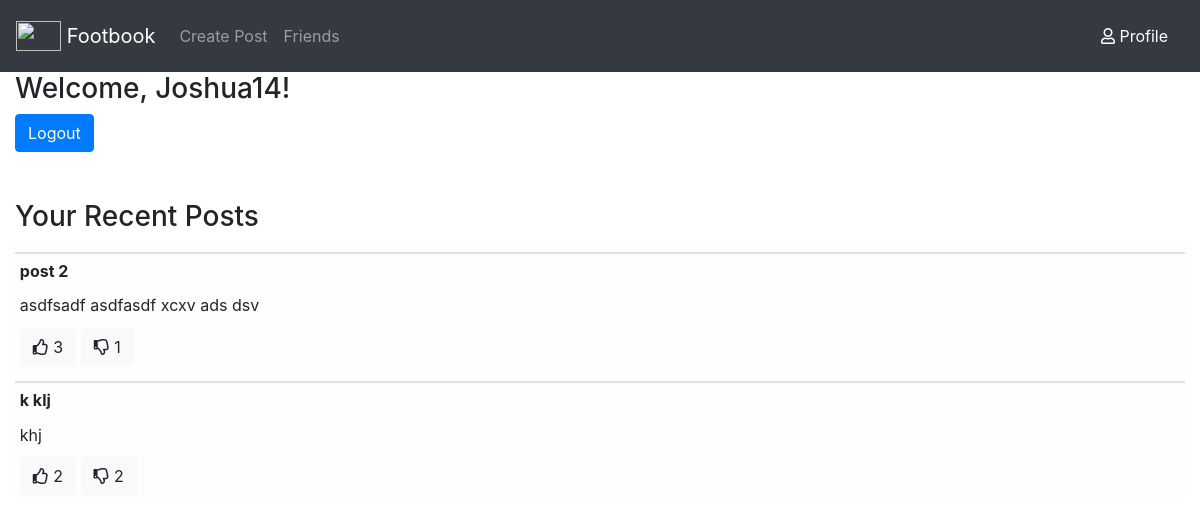
The app's page /profile (signed in) with its own data.
### app/models.py (models this page shows)
class User(UserMixin, db.Model):
    id = db.Column(db.Integer, primary_key=True) # primary keys are required by SQLAlchemy
    email = db.Column(db.String(100), unique=True, nullable=False)
    username = db.Column(db.String(1000), nullable=False)
    password = db.Column(db.String(100), nullable=False)
    team = db.Column(db.String(1000), nullable=False)
    posts = db.relationship('Post', backref='user', lazy='joined')
    friends =  db.relationship(
                    'User',secondary=Friends,
                    primaryjoin=Friends.c.user_id1==id,
                    secondaryjoin=Friends.c.user_id2==id)

class Post(db.Model):
    id = db.Column(db.Integer, primary_key=True) #primary key
    title = db.Column(db.String(200), nullable=False) #string max char length 200
    description = db.Column(db.String(1000), nullable=False) #string max char length 1000
    likes = db.relationship('User', secondary=Likes, backref='liked')
    dislikes = db.relationship('User', secondary=Dislikes, backref='disliked')
    user_id = db.Column(db.Integer, db.ForeignKey('user.id'),nullable=False)

### app/views.py (the view, shortened to what this page needs)
@app.route('/profile', methods=['GET', 'POST'])
@login_required
def profile():
    posts = models.Post.query.filter_by(user=current_user)
    return render_template('profile.html', username=current_user.username, posts=posts)

### app/__init__.py (called while the page is built)
@login_manager.user_loader
def load_user(user_id):
    return User.query.get(int(user_id))

### app/templates/profile.html
{% extends "base.html" %}
{% block content %}
<h3 class="title">
  Welcome, {{ username }}!
</h3>
<form action="" method="post" name="logout">
    <input type="submit" class="btn btn-primary" value="Logout" name = "logout">
</form>
<br></br>
<h3>Your Recent Posts</h3>
<table class = "table table-sm">
    {% for post in posts %}
    <thead class = "table-light">
        <th></th>
        <tr>
            <td><b>{{post.title}}</b></td>
        </tr>
        <tr>
            <td>{{post.description}}</td>
        </tr>
        <tr>
            <td>
                {% if post not in likedHistory %}
                <button class="btn btn-light" name="like" value={{post.id}} id=like{{post.id}}><i class="far fa-thumbs-up"></i> {{(post.likes| length)}} </button>
                {% else %}
                <button class="btn btn-success" name="like" value={{post.id}} id=like{{post.id}}><i class="far fa-thumbs-up"></i> {{(post.likes| length)}} </button>
                {% endif %}
                {% if post not in dislikedHistory %}
                <button class="btn btn-light" name="dislike" value={{post.id}} id=dislike{{post.id}}><i class="far fa-thumbs-down"></i> {{(post.dislikes| length)}} </button>
                {% else %}
                <button class="btn btn-danger" name="dislike" value={{post.id}} id=dislike{{post.id}}><i class="far fa-thumbs-down"></i> {{(post.dislikes| length)}} </button>
                {% endif %}
            </td>
        </tr>
    </thead>
    {% endfor %}
    </table>
    {% endblock %}

### records on screen
User: username "Joshua14"
Post: title "post 2", description "asdfsadf asdfasdf xcxv ads dsv", {{ post.id }} 2 (drawn), likes "3", dislikes "1"
Post: title "k klj", description "khj", {{ post.id }} 3 (drawn), likes "2", dislikes "2"
